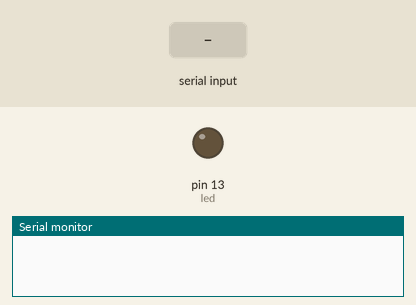
The sketch below on a simulated Arduino Uno, built with avr-gcc and run on an emulated ATmega328P. Parts: output pins drawn as LEDs (lit = HIGH), the last lines printed to the serial monitor. The inputs (shaded band) are chosen by the test bench.

Above: at 1.2 s.
1.3 s: "A" received over Serial
At 2.1 s:
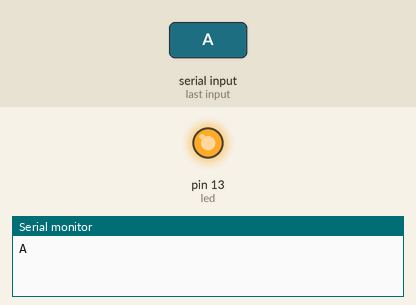
2.8 s: "a" received over Serial
At 3.2 s:
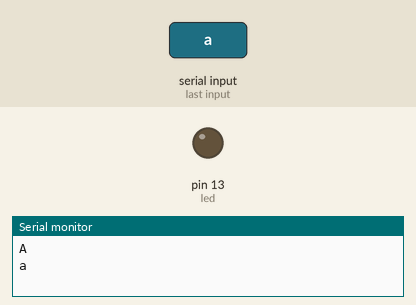
Timing chart, 0 to 5.8 s (numbered marks = the images above; inputs shaded):
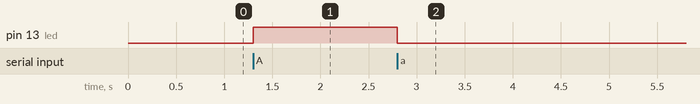

Measured:
- after the input at 1.3 s, pin 13 (led): LOW → HIGH at once
- after the input at 2.8 s, pin 13 (led): HIGH → LOW at once

The sketch:

ESCLAVO.ino
```cpp
#define led 13

void setup()
{
  // put your setup code here, to run once:
  Serial.begin(9600);
  pinMode(led, OUTPUT);
}

void loop()
{
  // put your main code here, to run repeatedly:
  if(Serial.available())
  {
    char val = Serial.read();
     Serial.println(val);
    if(val == 'A')

    {
      digitalWrite(led, HIGH);

    }
    else if(val == 'a')
    {
      digitalWrite(led, LOW);
    }
  }
}
```
